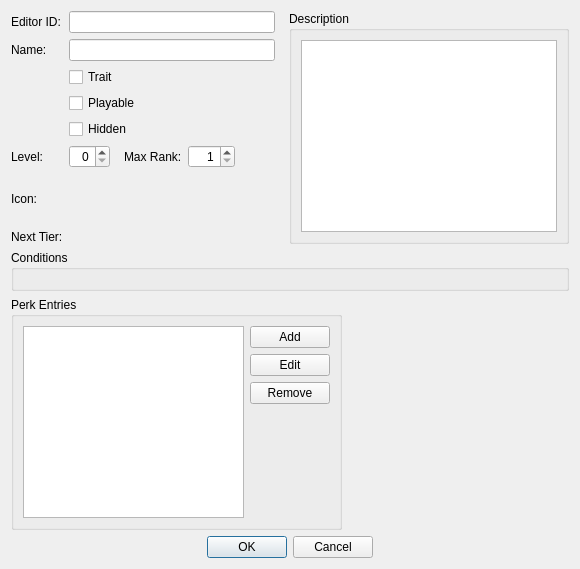
<?xml version="1.0" encoding="UTF-8"?>
<ui version="4.0">
 <class>FormDialogPerk</class>
 <widget class="QDialog" name="FormDialogPerk">
  <property name="windowTitle">
   <string>Perk</string>
  </property>
  <layout class="QGridLayout" name="gridLayout_5">
   <item row="4" column="0" colspan="2">
    <layout class="QHBoxLayout" name="horizontalLayout_2">
     <item>
      <spacer name="horizontalSpacer">
       <property name="orientation">
        <enum>Qt::Horizontal</enum>
       </property>
       <property name="sizeHint" stdset="0">
        <size>
         <width>40</width>
         <height>20</height>
        </size>
       </property>
      </spacer>
     </item>
     <item>
      <widget class="QPushButton" name="buttonOK">
       <property name="text">
        <string>OK</string>
       </property>
      </widget>
     </item>
     <item>
      <widget class="QPushButton" name="buttonCancel">
       <property name="text">
        <string>Cancel</string>
       </property>
      </widget>
     </item>
     <item>
      <spacer name="horizontalSpacer_2">
       <property name="orientation">
        <enum>Qt::Horizontal</enum>
       </property>
       <property name="sizeHint" stdset="0">
        <size>
         <width>40</width>
         <height>20</height>
        </size>
       </property>
      </spacer>
     </item>
    </layout>
   </item>
   <item row="0" column="0" colspan="2">
    <layout class="QGridLayout" name="gridLayout_2">
     <item row="7" column="1">
      <widget class="DKFormPicker" name="nextPerk">
       <property name="sizePolicy">
        <sizepolicy hsizetype="Preferred" vsizetype="Fixed">
         <horstretch>0</horstretch>
         <verstretch>0</verstretch>
        </sizepolicy>
       </property>
       <property name="whatsThis">
        <string>&lt;p&gt;In Skyrim, some of the Perks that the player can unlock have multiple &quot;tiers.&quot; For example, the player can spend up to four skill points on the &quot;Overdraw&quot; Perk in the Archery skill tree.&lt;/p&gt;
&lt;p&gt;What's happening under the hood is that each of these &quot;tiers&quot; is actually a wholly separate Perk form: &lt;code&gt;Overdraw00&lt;/code&gt;, &lt;code&gt;Overdraw01&lt;/code&gt;, &lt;code&gt;Overdraw02&lt;/code&gt;, and &lt;code&gt;Overdraw03&lt;/code&gt;. The lowest Overdraw tier was placed in the Archery skill tree, and each Overdraw tier lists the next as its &quot;Next Tier.&quot;&lt;/p&gt;</string>
       </property>
       <property name="splitTypesWhenMany">
        <bool>false</bool>
       </property>
      </widget>
     </item>
     <item row="0" column="0">
      <widget class="QLabel" name="label">
       <property name="text">
        <string>Editor ID:</string>
       </property>
       <property name="buddy">
        <cstring>editorID</cstring>
       </property>
      </widget>
     </item>
     <item row="4" column="1">
      <widget class="QCheckBox" name="flagHidden">
       <property name="whatsThis">
        <string>Indicates that this perk isn't meant to be used in any skill tree. If this option isn't enabled, then the perk won't run at game load until a UI element is shown.</string>
       </property>
       <property name="text">
        <string>Hidden</string>
       </property>
      </widget>
     </item>
     <item row="3" column="1">
      <widget class="QCheckBox" name="flagPlayable">
       <property name="whatsThis">
        <string>Indicates whether this perk can be chosen by the player when leveling up.</string>
       </property>
       <property name="text">
        <string>Playable</string>
       </property>
      </widget>
     </item>
     <item row="0" column="3" rowspan="8">
      <widget class="QGroupBox" name="groupBox">
       <property name="title">
        <string>Description</string>
       </property>
       <layout class="QGridLayout" name="gridLayout_3">
        <item row="0" column="0">
         <widget class="QPlainTextEdit" name="description"/>
        </item>
       </layout>
      </widget>
     </item>
     <item row="1" column="1">
      <widget class="QLineEdit" name="name"/>
     </item>
     <item row="2" column="1">
      <widget class="QCheckBox" name="flagTrait">
       <property name="whatsThis">
        <string>Unused.</string>
       </property>
       <property name="text">
        <string>Trait</string>
       </property>
      </widget>
     </item>
     <item row="1" column="0">
      <widget class="QLabel" name="label_2">
       <property name="text">
        <string>Name:</string>
       </property>
       <property name="buddy">
        <cstring>name</cstring>
       </property>
      </widget>
     </item>
     <item row="5" column="1">
      <layout class="QHBoxLayout" name="horizontalLayout_3">
       <item>
        <widget class="QSpinBox" name="level">
         <property name="whatsThis">
          <string>Unused.</string>
         </property>
         <property name="alignment">
          <set>Qt::AlignRight|Qt::AlignTrailing|Qt::AlignVCenter</set>
         </property>
        </widget>
       </item>
       <item>
        <spacer name="horizontalSpacer_4">
         <property name="orientation">
          <enum>Qt::Horizontal</enum>
         </property>
         <property name="sizeType">
          <enum>QSizePolicy::Fixed</enum>
         </property>
         <property name="sizeHint" stdset="0">
          <size>
           <width>8</width>
           <height>20</height>
          </size>
         </property>
        </spacer>
       </item>
       <item>
        <widget class="QLabel" name="label_4">
         <property name="text">
          <string>Max Rank:</string>
         </property>
         <property name="buddy">
          <cstring>ranks</cstring>
         </property>
        </widget>
       </item>
       <item>
        <widget class="QSpinBox" name="ranks">
         <property name="whatsThis">
          <string>&lt;p&gt;Perk ranks in Skyrim are... confusing. In order to understand them, we must first clarify some terms.&lt;/p&gt;
&lt;p&gt;In games prior to Skyrim, some Perks had multiple &quot;ranks:&quot; you could spend multiple skill points on the Perk to get a stronger version of that Perk. Under the hood, the way this works is that adding the same Perk to the player multiple times will increase its rank (i.e. you either &lt;em&gt;have&lt;/em&gt; or &lt;em&gt;do not have&lt;/em&gt; a Perk, but you could think of the Perk's current rank as reflecting &quot;how many of it&quot; you have). NPCs, of course, could be pre-assigned Perks as well, and could have different ranks set for each pre-assigned Perk.&lt;/p&gt;
&lt;p&gt;Skyrim uses the same design, but it's implemented differently and it has a different name. In Skyrim, Perks like those are called &quot;Tiered Perks&quot; (per the &lt;i&gt;The Elder Scrolls V: Skyrim: Prima Official Game Guide&lt;/i&gt;). They don't use the engine-level rank system; instead, each tier is a wholly separate Perk as far as the game engine is concerned; the tiers each have only one rank, and they're all linked together using the &quot;Next Tier&quot; drop-down below.&lt;/p&gt;
&lt;p&gt;However, the old rank system still exists: &quot;tiers&quot; and &quot;ranks&quot; look the same to the player, but they are different pieces of functionality. Ranks' main effect is to influence which of a Perk's entries (see further below) are active for any given actor.&lt;/p&gt;</string>
         </property>
         <property name="alignment">
          <set>Qt::AlignRight|Qt::AlignTrailing|Qt::AlignVCenter</set>
         </property>
         <property name="minimum">
          <number>1</number>
         </property>
         <property name="maximum">
          <number>255</number>
         </property>
        </widget>
       </item>
       <item>
        <spacer name="horizontalSpacer_5">
         <property name="orientation">
          <enum>Qt::Horizontal</enum>
         </property>
         <property name="sizeHint" stdset="0">
          <size>
           <width>40</width>
           <height>20</height>
          </size>
         </property>
        </spacer>
       </item>
      </layout>
     </item>
     <item row="5" column="0">
      <widget class="QLabel" name="label_3">
       <property name="text">
        <string>Level:</string>
       </property>
       <property name="buddy">
        <cstring>level</cstring>
       </property>
      </widget>
     </item>
     <item row="7" column="0">
      <widget class="QLabel" name="label_5">
       <property name="text">
        <string>Next Tier:</string>
       </property>
       <property name="buddy">
        <cstring>nextPerk</cstring>
       </property>
      </widget>
     </item>
     <item row="0" column="1">
      <widget class="QLineEdit" name="editorID"/>
     </item>
     <item row="6" column="0">
      <widget class="QLabel" name="label_6">
       <property name="text">
        <string>Icon:</string>
       </property>
      </widget>
     </item>
     <item row="6" column="1">
      <widget class="DKGameFilePicker" name="icon">
       <property name="whatsThis">
        <string>Unused.</string>
       </property>
       <property name="presetConfiguration">
        <enum>DKGameFilePicker::Textures</enum>
       </property>
      </widget>
     </item>
     <item row="0" column="2" rowspan="8">
      <spacer name="horizontalSpacer_3">
       <property name="orientation">
        <enum>Qt::Horizontal</enum>
       </property>
       <property name="sizeType">
        <enum>QSizePolicy::Fixed</enum>
       </property>
       <property name="sizeHint" stdset="0">
        <size>
         <width>8</width>
         <height>20</height>
        </size>
       </property>
      </spacer>
     </item>
    </layout>
   </item>
   <item row="1" column="0" colspan="2">
    <widget class="QGroupBox" name="groupBox_2">
     <property name="title">
      <string>Conditions</string>
     </property>
     <layout class="QGridLayout" name="gridLayout_4">
      <item row="0" column="0">
       <widget class="DKConditionList" name="conditions">
        <property name="whatsThis">
         <string>For Perks that are placed in a skill tree (and higher tiers thereof), these conditions must be met before the player will be allowed to unlock the perk.</string>
        </property>
       </widget>
      </item>
     </layout>
    </widget>
   </item>
   <item row="2" column="0" colspan="2">
    <layout class="QHBoxLayout" name="horizontalLayout_4" stretch="3,2">
     <item>
      <widget class="QGroupBox" name="groupBox_3">
       <property name="whatsThis">
        <string>Perk Entries are the effects caused when the player has a perk. Perks can start a quest and set it to a specific stage, add an ability or spell to the player, or influence specific parts of the game engine's code. If two perk entries conflict, the higher-priority entry takes precedence.</string>
       </property>
       <property name="title">
        <string>Perk Entries</string>
       </property>
       <layout class="QHBoxLayout" name="horizontalLayout">
        <item>
         <widget class="QTableView" name="entries"/>
        </item>
        <item>
         <layout class="QVBoxLayout" name="verticalLayout">
          <item>
           <widget class="QPushButton" name="buttonEntriesAdd">
            <property name="text">
             <string>Add</string>
            </property>
           </widget>
          </item>
          <item>
           <widget class="QPushButton" name="buttonEntriesEdit">
            <property name="text">
             <string>Edit</string>
            </property>
           </widget>
          </item>
          <item>
           <widget class="QPushButton" name="buttonEntriesRemove">
            <property name="text">
             <string>Remove</string>
            </property>
           </widget>
          </item>
          <item>
           <spacer name="verticalSpacer">
            <property name="orientation">
             <enum>Qt::Vertical</enum>
            </property>
            <property name="sizeHint" stdset="0">
             <size>
              <width>20</width>
              <height>40</height>
             </size>
            </property>
           </spacer>
          </item>
         </layout>
        </item>
       </layout>
      </widget>
     </item>
     <item>
      <widget class="DKPapyrusBoundScriptListPane" name="scriptListPane"/>
     </item>
    </layout>
   </item>
  </layout>
 </widget>
 <customwidgets>
  <customwidget>
   <class>DKFormPicker</class>
   <extends>QWidget</extends>
   <header>widgets/DKFormPicker.h</header>
  </customwidget>
  <customwidget>
   <class>DKPapyrusBoundScriptListPane</class>
   <extends>QWidget</extends>
   <header>widgets/DKPapyrusBoundScriptListPane.h</header>
  </customwidget>
  <customwidget>
   <class>DKConditionList</class>
   <extends>QWidget</extends>
   <header>widgets/DKConditionList.h</header>
  </customwidget>
  <customwidget>
   <class>DKGameFilePicker</class>
   <extends>QWidget</extends>
   <header>widgets/DKGameFilePicker.h</header>
  </customwidget>
 </customwidgets>
 <tabstops>
  <tabstop>editorID</tabstop>
  <tabstop>name</tabstop>
  <tabstop>flagTrait</tabstop>
  <tabstop>flagPlayable</tabstop>
  <tabstop>flagHidden</tabstop>
  <tabstop>level</tabstop>
  <tabstop>ranks</tabstop>
  <tabstop>icon</tabstop>
  <tabstop>nextPerk</tabstop>
  <tabstop>description</tabstop>
  <tabstop>conditions</tabstop>
  <tabstop>entries</tabstop>
  <tabstop>buttonEntriesAdd</tabstop>
  <tabstop>buttonEntriesRemove</tabstop>
  <tabstop>buttonOK</tabstop>
  <tabstop>buttonCancel</tabstop>
 </tabstops>
 <resources/>
 <connections/>
</ui>
